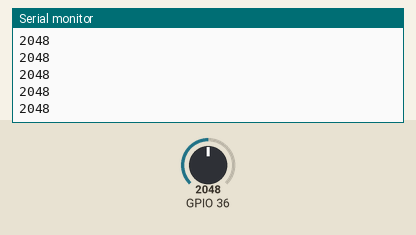
The program below on a simulated ESP32. Parts: the last lines printed to the serial monitor. Inputs (shaded band) come from the test bench; at power-on: GPIO 36 = 2048.

Above: at 1.2 s.
1.3 s: GPIO 36 set to 2866
At 2.6 s:
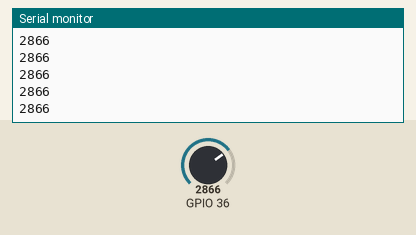
2.8 s: GPIO 36 set to 3603
At 3.8 s:
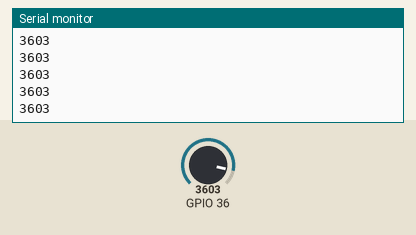
Timing chart, 0 to 5.8 s (numbered marks = the images above; inputs shaded):
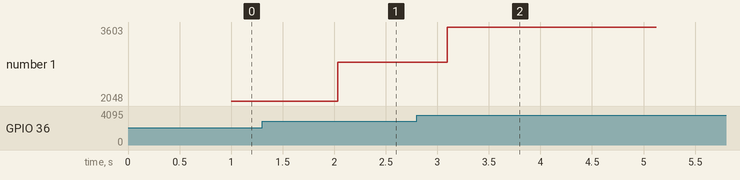

The program:

main.cpp
```cpp
#include <Arduino.h>
volatile int interruptCounter;
int totalInterruptCounter;

hw_timer_t *timer = NULL;
portMUX_TYPE timerMux = portMUX_INITIALIZER_UNLOCKED;
#define BUFFER_SIZE 250
int16_t ping[BUFFER_SIZE];
int16_t pong[BUFFER_SIZE];

bool is_pong = false;
bool is_readable = false;
int16_t idx = 0;
int16_t idx_cnt = 0;

void IRAM_ATTR onTimer()
{
  portENTER_CRITICAL_ISR(&timerMux);

  int16_t *pbuff = ping;
  if (is_pong){
    pbuff = pong;
  }

  pbuff[idx] = analogRead(A0); //local_adc1_read(ADC1_CHANNEL_0);

  idx++;
  if (idx >= BUFFER_SIZE)
  {
    idx = 0;

    //is_pong = (is_pong==false); // change the flag
    is_pong = !is_pong;

    //if(is_pong) is_pong
    is_readable = true;
    // Notify adcTask that the buffer is full.
    // static BaseType_t xHigherPriorityTaskWoken = pdFALSE;
    // vTaskNotifyGiveFromISR(&adcTaskHandle, &xHigherPriorityTaskWoken);
    // if (xHigherPriorityTaskWoken)
    // {
    //   portYIELD_FROM_ISR();
    // }
  }

  portEXIT_CRITICAL_ISR(&timerMux);
}


void print_to_serial(void){
 int16_t *pbuff = ping;
  if(is_pong){
    pbuff = ping;
    //Serial.print("ping buff: ");
  }else{
    pbuff = pong;
    //Serial.print("pong buff: ");
  }

  for(int ik=0;ik<BUFFER_SIZE;ik++){
    //Serial.print("\t");
    Serial.println(pbuff[ik],DEC);
    //Serial.print(" , ");
  }
  Serial.println();

}

void setup()
{

  Serial.begin(115200);

  timer = timerBegin(0, 80, true);
  timerAttachInterrupt(timer, &onTimer, true);
  timerAlarmWrite(timer, 4000, true);
  timerAlarmEnable(timer);
}

void loop()
{

  if(is_readable){
    is_readable=false;
    print_to_serial();
  }
  // portENTER_CRITICAL(&timerMux);

  // portEXIT_CRITICAL(&timerMux);
}

// #include <Arduino.h>
// #include <driver/adc.h>
// #include <soc/sens_reg.h>
// #include <soc/sens_struct.h>

// void print_to_serial(void);
// void adcTask(void *param);

// int IRAM_ATTR local_adc1_read(int channel);

// portMUX_TYPE DRAM_ATTR timerMux = portMUX_INITIALIZER_UNLOCKED;
// static TaskHandle_t adcTaskHandle = NULL;

// hw_timer_t * adcTimer = NULL; // our timer

// // the setup function runs once when you press reset or power the board
// #define BUFFER_SIZE 5
// int16_t ping[BUFFER_SIZE];
// int16_t pong[BUFFER_SIZE];

// bool is_pong=false;
// bool is_readable = false;
// int16_t idx = 0;

// void IRAM_ATTR onTimer() {
//   portENTER_CRITICAL_ISR(&timerMux);
//   int16_t *pbuff = ping;
//   if(is_pong){
//     pbuff = pong;
//   }else{
//     pbuff = ping;
//   }

//   pbuff[idx] =idx;//local_adc1_read(ADC1_CHANNEL_0);
//   idx++;
//   if(idx >=BUFFER_SIZE){
//       idx=0;
//       is_pong = ~is_pong; // change the flash
//       is_readable=true;
//           // Notify adcTask that the buffer is full.
//       static BaseType_t xHigherPriorityTaskWoken = pdFALSE;
//       vTaskNotifyGiveFromISR(&adcTaskHandle, &xHigherPriorityTaskWoken);
//       if (xHigherPriorityTaskWoken) {
//           portYIELD_FROM_ISR();
//       }
//   }

//   portEXIT_CRITICAL_ISR(&timerMux);
// }

// int IRAM_ATTR local_adc1_read(int channel) {
//     uint16_t adc_value;
//     SENS.sar_meas_start1.sar1_en_pad = (1 << channel); // only one channel is selected
//     while (SENS.sar_slave_addr1.meas_status != 0);
//     SENS.sar_meas_start1.meas1_start_sar = 0;
//     SENS.sar_meas_start1.meas1_start_sar = 1;
//     while (SENS.sar_meas_start1.meas1_done_sar == 0);
//     adc_value = SENS.sar_meas_start1.meas1_data_sar;
//     return adc_value;
// }

// void adcTask(void *param) {
//   while (true) {
//     // Sleep until the ISR gives us something to do, or for 1 second
//     ulTaskNotifyTake(pdFALSE, pdMS_TO_TICKS(1000));
//      if (is_readable) {
//           is_readable = false;
//        // Do something complex and CPU-intensive
//         // print_to_serial();
//      }
//   }
// }

// void print_to_serial(void){
//  int16_t *pbuff = ping;
//   if(is_pong){
//     pbuff = ping;
//     Serial.print("ping buff: ");
//   }else{
//     pbuff = pong;
//     Serial.print("pong buff: ");
//   }

//   for(int ik=0;ik<BUFFER_SIZE;ik++){
//     Serial.print(pbuff[ik],DEC);
//     Serial.print(" , ");
//   }
//   Serial.println();

// }

// void setup() {
//   // initialize digital pin LED_BUILTIN as an output.
//   pinMode(LED_BUILTIN, OUTPUT);
//   Serial.begin(115200);
//   Serial.print("setup() running on core ");
//   Serial.println(xPortGetCoreID());

//   xTaskCreate(adcTask, "ADC Handler Task", 4096, NULL, 1, &adcTaskHandle);
//   adcTimer = timerBegin(3, 80, true); // 80 MHz / 80 = 1 MHz hardware clock for easy figuring
//   timerAttachInterrupt(adcTimer, &onTimer, true); // Attaches the handler function to the timer
//   timerAlarmWrite(adcTimer, 500000, true); // Interrupts when counter == 500000
//   timerAlarmEnable(adcTimer);
// }

// // the loop function runs over and over again forever
// uint32_t i=0;
// void loop() {
//   // Serial.print("setup() running on core ");
//   // Serial.println(xPortGetCoreID());

//   // buffer->write(i++);
//   // if(buffer->get_ready()==READY){
//   //     uint32_t *rbuff = buffer->get_read_buff();
//   //     for(int ik=0;ik<BUFFER_SIZE;ik++){
//   //       Serial.print(rbuff[ik],DEC);
//   //       Serial.print(" , ");
//   //     }
//   //     buffer->set_ready(NOT_READY);
//   // }
//   // Serial.println();
//   // Serial.println(i,DEC);
//   // Serial.println(analogRead(A0));

//   // delay(1000);                       // wait for a second

// }
```

DoubleBuffer.hpp
```cpp
#ifndef DoubleBuffer_h
#define DoubleBuffer_h


#include <Arduino.h>
#define BUFFER_SIZE 5
#define PING 0
#define PONG 1
#define NOT_READY 0
#define READY 1


class DoubleBuffer{
  private:
    uint32_t ping_buff[BUFFER_SIZE];
    uint32_t pong_buff[BUFFER_SIZE];
    uint32_t idx;
    uint32_t write_flag=PING;

    void toggle_write_flag();
  public:
    uint32_t ready_flag=NOT_READY;
    uint32_t write(uint32_t data);
    uint32_t * get_read_buff(void);
    uint32_t * get_write_buff(void);
    void set_ready(uint32_t val){
        ready_flag = val;
    }
    uint32_t get_ready(void){
        return ready_flag;
    }


  DoubleBuffer(){
    write_flag=PING;
    ready_flag=NOT_READY;
    idx=0;
    memset(ping_buff,0,sizeof(uint32_t)*BUFFER_SIZE);
    memset(pong_buff,0,sizeof(uint32_t)*BUFFER_SIZE);
  }

};


#endif
```

DoubleBuffer.cpp
```cpp
#include "DoubleBuffer.hpp"

void DoubleBuffer::toggle_write_flag(){
    if(write_flag==PING){
      write_flag=PONG;
    }else{
      write_flag=PING;
    }
}
uint32_t * DoubleBuffer::get_read_buff(void){
  if(write_flag==PING){
    return pong_buff;
  }
  return ping_buff;
}
uint32_t * DoubleBuffer::get_write_buff(void){
  if(write_flag==PING){
    return ping_buff;
  }
  return pong_buff;
}
uint32_t DoubleBuffer::write(uint32_t data){
    uint32_t *pwrite = get_write_buff();
    pwrite[idx]=data;
    idx++;
    if(idx==BUFFER_SIZE){
      idx=0;
      toggle_write_flag();
      set_ready(READY);
    }
    return ready_flag;
}
```

ECGSensor.cpp
```cpp

```

Measured:
- after the input at 1.3 s, the serial monitor: prints a new line after 0.73 s (image 1)
- after the input at 2.8 s, the serial monitor: prints a new line after 0.30 s (image 2)
- plotted number 1: 2048 → 2866 after the input at 1.3 s, 2866 → 3603 after the input at 2.8 s
